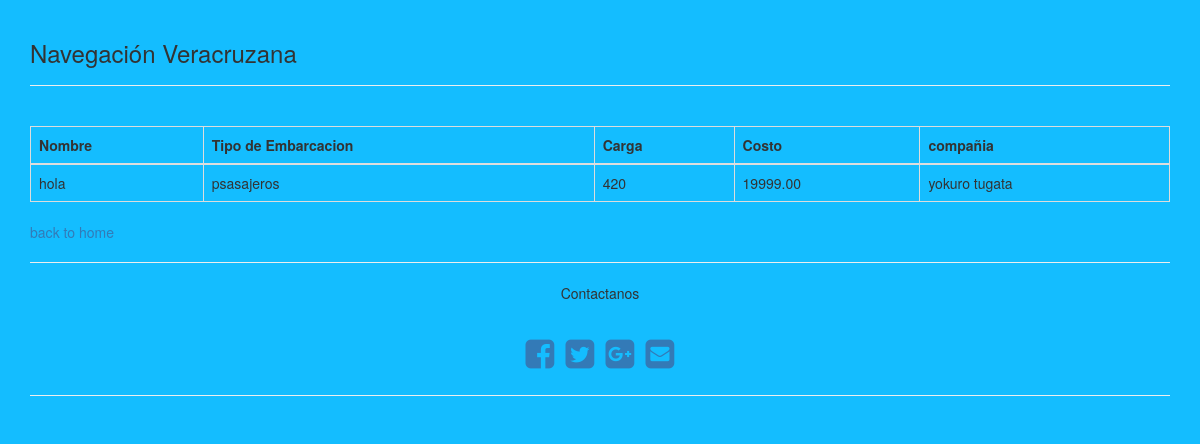
The page /navega/cfo/ on the database as committed earlier.
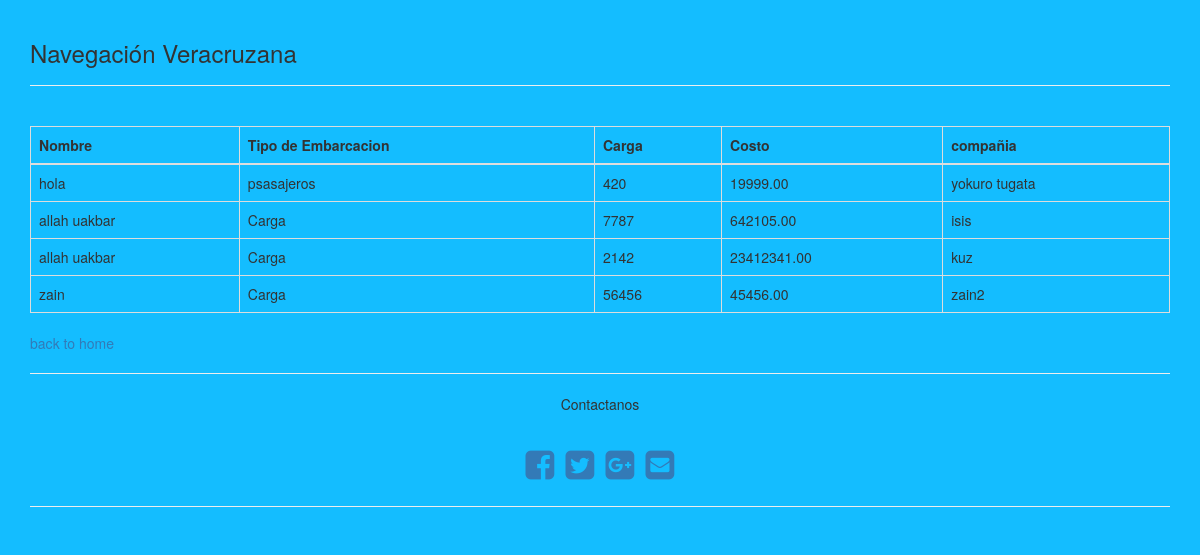
The same page on the database as committed later.
### navega/models.py (models this page shows)
class Embarcacion(models.Model):
    nombre = models.CharField(max_length=120)
    eslora = models.DecimalField(max_digits=10, decimal_places=2)
    calado = models.DecimalField(max_digits=10, decimal_places=2)
    tipo = models.CharField(max_length=30)
    carga = models.IntegerField()
    costo = models.DecimalField(max_digits=10, decimal_places=2)
    fecha = models.DateField(auto_now=False, auto_now_add=True)
    company = models.CharField(max_length=100)
    usuario = models.ForeignKey(settings.AUTH_USER_MODEL)

### navega/views.py (the view)
def cfo(request):
    st = datetime.date(2006, 1, 1)
    en = datetime.date(2016, 12, 31)
    ships = Embarcacion.objects.filter(fecha__range=(st, en))
    return render(request, 'navega/cfo.html', {"ships":ships})

### navega/templates/navega/cfo.html (shortened to what this page needs)
{% extends "layout.html" %}
{% block content %}
    <br>
    <table class="table table-bordered table-hover table-inverse">
        <thead class="thead-inverse">
        <tr>
            <th>Nombre</th>
            <th>Tipo de Embarcacion</th>
            <th>Carga</th>
            <th>Costo</th>
            <th>compa&ntilde;ia </th>
        </tr>
        </thead>
        {% for ship in ships %}
            <tr>
                <td>{{ ship.nombre }}</td>
                <td> {{ ship.tipo }}</td>
                <td>{{ ship.carga }}</td>
                <td>{{ ship.costo }}</td>
                <td>{{ ship.company }}</td>
            </tr>
        {% endfor %}
    </table>
    <a href="/"> back to home</a>
{% endblock %}

Rows that differ between the two databases and show on the page:
added Embarcacion: nombre "allah uakbar", tipo "Carga", carga "7787", costo "642105.00", company "isis"
added Embarcacion: nombre "allah uakbar", tipo "Carga", carga "2142", costo "23412341.00", company "kuz"
added Embarcacion: nombre "zain", tipo "Carga", carga "56456", costo "45456.00", company "zain2"
